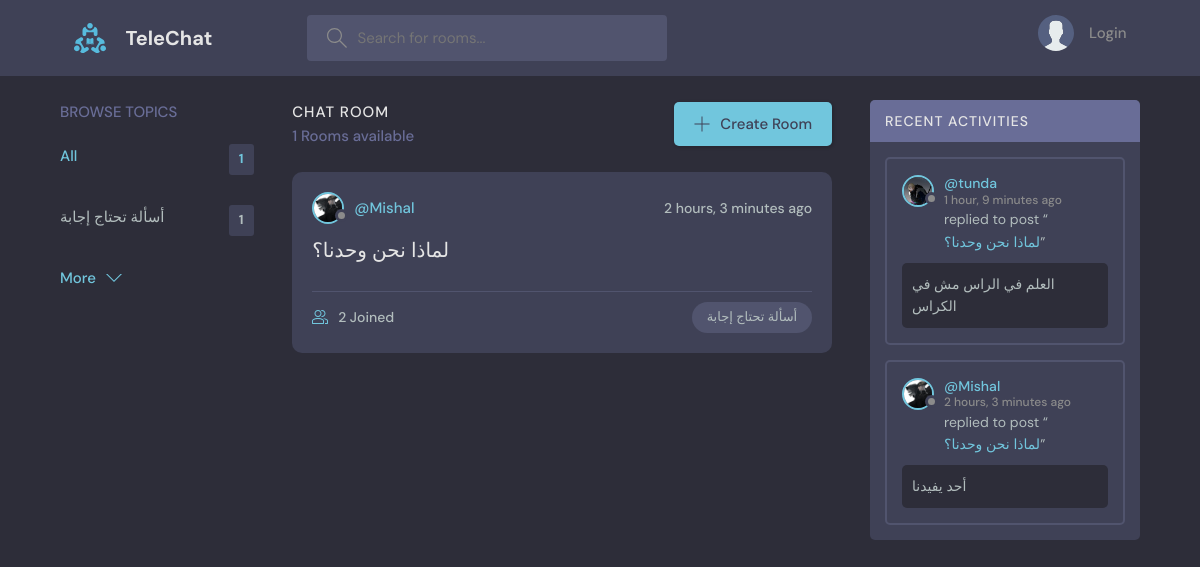
The page / on the database its author committed.
### base/models.py (models this page shows, shortened)
class Topic(models.Model):
    name = models.CharField(max_length=200)

class Room(models.Model):
    host = models.ForeignKey(User, on_delete=models.SET_NULL, null = True)#on delete it will remove it from db
    topic = models.ForeignKey(Topic, on_delete=models.SET_NULL, null = True)
    name = models.CharField(max_length=200)
    description = models.TextField(null = True, blank=True)
    participants = models.ManyToManyField(User, related_name = 'participants', blank=True)
    updated = models.DateTimeField(auto_now = True)
    created = models.DateTimeField(auto_now_add = True)
    class Meta:
        ordering = ['-updated','-created']
    def __str__(self):
        return str(self.name)

class User(AbstractUser):
    name = models.CharField(max_length=200, null=True)
    email = models.EmailField(unique=True, null=True)
    bio = models.TextField(null=True)
    avatar = models.ImageField(null=True, default="avatar.svg")
    USERNAME_FIELD= 'email'
    REQUIRED_FIELDS = []

class Message(models.Model):
    user = models.ForeignKey(User, on_delete = models.CASCADE)
    room = models.ForeignKey(Room, on_delete = models.CASCADE) #on delete will not remove it from db
    body = models.TextField()
    updated = models.DateTimeField(auto_now = True)
    created = models.DateTimeField(auto_now_add = True)
    class Meta:
        ordering = ['-updated','-created']

### base/views.py (the view)
# urls.py: path('',views.home, name='home'),
def home(request):
    q = request.GET.get('q') if request.GET.get('q') != None else ''
    rooms = Room.objects.filter(
        Q(topic__name__icontains=q) |
        Q(name__icontains=q)|
        Q(description__icontains=q)
        )
    topics = Topic.objects.all()[0:5]
    room_count = rooms.count()
    room_messages = Message.objects.filter(Q(room__topic__name__icontains = q))
    context = {'rooms':rooms, 'topics':topics, 'room_count': room_count
    ,'room_messages': room_messages}
    return render(request, 'base/home.html', context)

### base/templates/base/home.html (shortened to what this page needs)
{% extends 'main.html' %}
{% block content %}
    <main class="layout layout--3">
      <div class="container">
        {% include 'base/topics_component.html' %}
        <div class="roomList">
          <div class="roomList__header">
            <div>
              <h2>Chat Room</h2>
              <p>{{room_count}} Rooms available</p>
            </div>
            <a class="btn btn--main" href="{% url 'create-room' %}">
              <svg version="1.1" xmlns="http://www.w3.org/2000/svg" width="32" height="32" viewBox="0 0 32 32">
                <title>add</title>
                <path
                  d="M16.943 0.943h-1.885v14.115h-14.115v1.885h14.115v14.115h1.885v-14.115h14.115v-1.885h-14.115v-14.115z"
                ></path>
              </svg>
              Create Room
            </a>
          </div>
          {% include 'base/feed_component.html' %}
        </div>
        {% include 'base/activity_component.html' %}
      </div>
    </main>
    {% endblock %}

### base/templates/base/topics_component.html
<div class="topics">
    <div class="topics__header">
      <h2>Browse Topics</h2>
    </div>
    <ul class="topics__list">
      <li>
        <a href="{% url 'home'%}" class="active">All <span>{{topics.count}}</span></a>
      </li>
      {% for topic in topics %}
      <li>
        <a href="{% url 'home' %}?q={{topic.name}}">{{topic.name}} <span>{{topic.room_set.all.count}}</span></a>
      </li>
      {% endfor %}
    </ul>
    <a class="btn btn--link" href="{% url 'topics' %}">
      More
      <svg version="1.1" xmlns="http://www.w3.org/2000/svg" width="32" height="32" viewBox="0 0 32 32">
        <title>chevron-down</title>
        <path d="M16 21l-13-13h-3l16 16 16-16h-3l-13 13z"></path>
      </svg>
    </a>
  </div>

### base/templates/base/feed_component.html (shortened to what this page needs)
{% for room in rooms %}
<div class="roomListRoom">
    <div class="roomListRoom__header">
      <a href="{% url 'user-profile' room.host.id %}" class="roomListRoom__author">
        <div class="avatar avatar--small">
          <img src="{{room.host.avatar.url}}" />
        </div>
        <span>@{{room.host.username}}</span>
      </a>
      <div class="roomListRoom__actions">
        <span>{{room.created|timesince}} ago</span>
      </div>
    </div>
    <div class="roomListRoom__content">
      <a href="{% url 'room' room.id %}">{{room.name}}</a>
    </div>
    <div class="roomListRoom__meta">
      <a href="{% url 'room' room.id %}" class="roomListRoom__joined">
        {{room.participants.all.count}} Joined
      </a>
      <p class="roomListRoom__topic">{{room.topic.name}}</p>
    </div>
  </div>
  {% endfor %}

### base/templates/base/activity_component.html (shortened to what this page needs)
<div class="activities">
    <div class="activities__header">
      <h2>Recent Activities</h2>
    </div>
    {% for message in room_messages %}
    <div class="activities__box">
      <div class="activities__boxHeader roomListRoom__header">
        <a href="{% url 'user-profile' message.user.id %}" class="roomListRoom__author">
          <div class="avatar avatar--small">
            <img src="{{message.user.avatar.url}}" />
          </div>
          <p>
            @{{message.user.username}}
            <span>{{message.created|timesince}} ago</span>
          </p>
        </a>
      </div>
      <div class="activities__boxContent">
        <p>replied to post “<a href="{% url 'room' message.room.id %}">{{message.room}}</a>”</p>
        <div class="activities__boxRoomContent">
          {{message.body}}
        </div>
      </div>
    </div>
    {% endfor %}
  </div>

### rows shown on the page
Topic: name "أسألة تحتاج إجابة", room_set.all.count "1"
Room: host.avatar (picture), host.username "Mishal", created "2 hours, 3 minutes", name "لماذا نحن وحدنا؟", participants.all.count "2", topic.name "أسألة تحتاج إجابة"
Message: user.avatar (picture), user.username "tunda", created "1 hour, 9 minutes", room "لماذا نحن وحدنا؟", body "العلم في الراس مش في الكراس"
Message: user.avatar (picture), user.username "Mishal", created "2 hours, 3 minutes", room "لماذا نحن وحدنا؟", body "أحد يفيدنا"

### other values the page prints
{{ topics.count }} "1"
{{ room_count }} "1"
